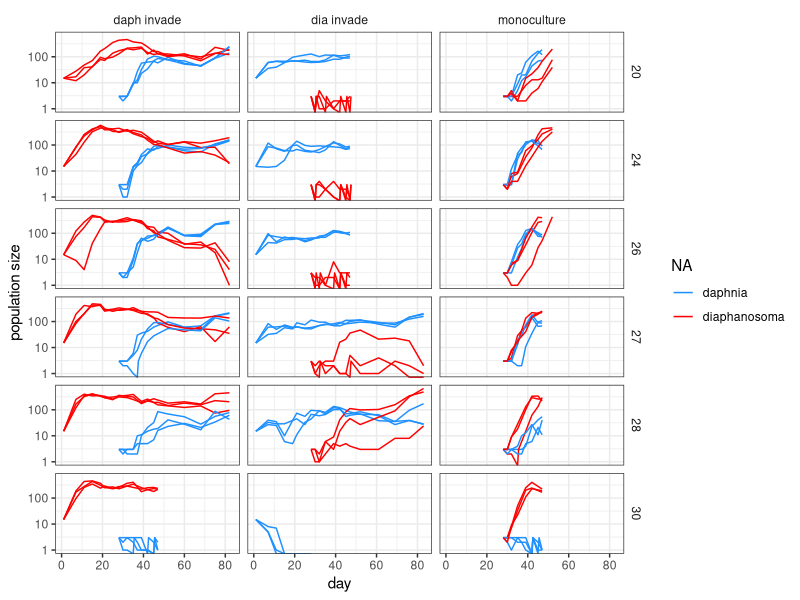
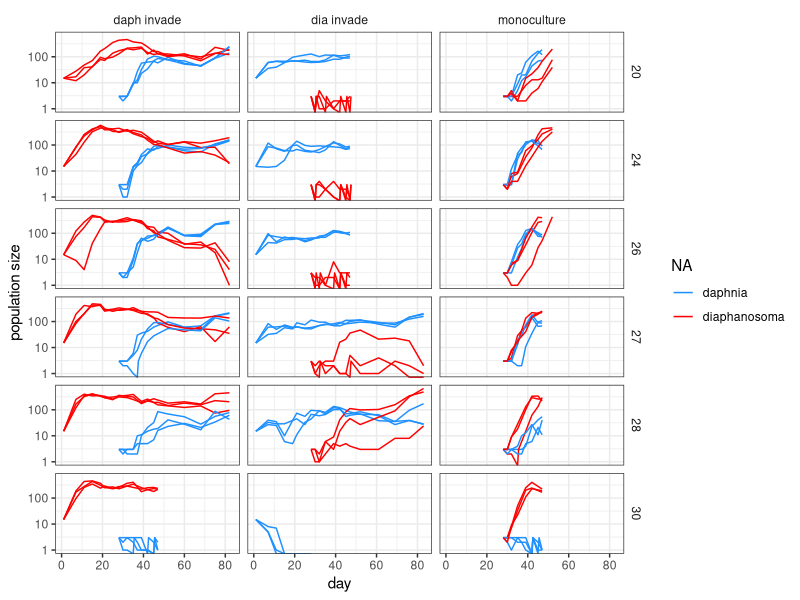

Write the R code that produced these figures, in order. (Note: this script raises an error after producing the figures.)

#=============================================================================
#Load libraries
#=============================================================================
library(tidyverse)
library(nlme)
#=============================================================================
#Load data
#=============================================================================
#Coreen's experiment data
m1=read.csv(file= "mesocosm_experiment_coreen_forbes.csv") 
#m1_inv = m1[1:72,] #Just take the invasion experiments

m1_data_long = m1 %>% 
  gather(key = day, value = N, day1:day83) %>% 
  dplyr::select(-X) %>% 
  mutate(day_n = as.numeric(gsub(x = day, pattern = "[^0-9.-]", replacement = "")))

m1_data_long$replicate.number= factor(m1_data_long$replicate.number)
#=============================================================================
#Plot the data
#=============================================================================
m1_data_long %>% 
  ungroup() %>% 
  filter(!is.na(N)) %>% 
  ggplot(aes(x = day_n, y = N, color = species, group = interaction(species,replicate.number)))+
  geom_line()+
  facet_grid(temperature~invade.mono)+
  scale_y_log10()+
  theme_bw()+
  scale_color_manual(values = c("dodgerblue1", "red1"), name = NA)+
  xlab("day")+
  ylab("population size")+
  theme(strip.background = element_rect(colour=NA, fill=NA))
ggsave("./Downloads/Coreen_plot.pdf", width = 8, height = 10)
Collapse

#=============================================================================
#Collect basic data on number of treatments, species, etc.
#=============================================================================
ntreatments =  length(unique(m1_data_long$temperature))
treats = unique(m1_data_long$mesocosm.ID)
invader = unique(m1_data_long$species)
invasions_per = length(treats)/4 #Treatment entries correponding to each spp 
#=============================================================================
# Use nlme to fit an AR model to each treatment time series. 
# Temporal autocorrelation is treated using corARMA correlation structure. 
# Mesocosm is a random effect. 
# First, loop over both diaphanosoma and daphnia when diaphanasoma is the 
# invader
# Second, loop over both diaphanosoma and daphnia when daphnia is the invader
#=============================================================================

#=============================================================================
# First, loop over both diaphanosoma and daphnia when diaphanasoma is the 
# invader
#=============================================================================

all_models_dia_invade = vector( "list", ntreatments*2) #To store all of the fitted models
model_fit_dia_invade = vector( "list", ntreatments*2) #The predicted IGR based on the fitted LME 

#Loop over both diaphanosoma and daphnia when diaphanasoma is the invader
for (i in 1:2) {  
	#Loop over treatments 
	u_invader = invader[i]

	for (n in 1: (ntreatments)){
		#Since the treatments are regular, set the start/end position of
		#the subset qith:  
		pos1 = (n-1)*2 + n
		pos2 = pos1+2
		u_treats = treats[pos1:pos2]
		index1 = n+(i-1)*ntreatments
		#================================================================================
		#The LME approach: simple but wrong
		#================================================================================
		# #Parse out the subset of 3 mesocosms based on the invader ID and Temp combo
		# mydata = subset(m1_data_long, mesocosm.ID == u_treats &  species == u_invader  )
		# #Use LME to fit an AR(1) model with replicate number as a random effect
		# all_models[n] = list (nlme(N ~ day_n, random= ~ 1|replicate.number, 
		# 	correlation=corARMA(0.2, form=~day_n, p=1, q=0), na.action=na.omit, data=mydata))
		# #Now use the fitted LME to predict the average across all 3 mesocosms
		# model_fit[,n] = predict(all_models[[n]],mydata)
		#================================================================================
		#The NLME approach: better, but complicated
		#================================================================================
		#Parse out the subset of 3 mesocosms based on the invader ID and Temp combo
		mydata = subset(m1_data_long, mesocosm.ID == u_treats &  species == u_invader  )
		#Make this a grouped data set for NLME. This groups by replicate number
        mydata2 = groupedData(N~day_n|replicate.number, data = mydata)
        mydata2 = na.exclude(mydata2) #NLME won't work with NAs 
        #Use NLME to fit an AR(1) model with replicate number as a random effect
        # all_models[n] = list(nlme(N ~ SSasymp(day_n, Asym, R0, lrc),fixed = Asym+R0+lrc~1, 
        # 	random =  Asym ~1, correlation=corARMA(0.2, form=~day_n, p=1, q=0),
        # 	start = c(unlist(getInitial(N ~ SSasymp(day_n, Asym, R0, lrc),data=mydata2) )), 
        # 	data=mydata2))

    	tryCatch( { 

    		all_models_dia_invade[index1] = list(nlme(N ~ SSlogis(day_n, Asym, R0, lrc),fixed = Asym+R0+lrc~1, 
        	random =  Asym ~1, correlation=corARMA(0.2, form=~day_n, p=1, q=0),
        	start = c(unlist(getInitial(N ~ SSlogis(day_n, Asym, R0, lrc),data=mydata2) )), 
        	data=mydata2))

	        #Now use the fitted NLME to predict the average across all 3 mesocosms. 
	        #The "level=0" part of the argument will create a column with the across-
	        #replicate average. I have chosen to subset replicate.number == 4, but they
	        #are all identical.
	        #Each entry is a list object with two components: the days on which observations
	        #were made, and the predicted values on those days.  
	        model_fit1 = NULL
	        model_fit1$days = list(unique(mydata2$day_n))
	        model_fit1$N = list(subset(predict(all_models_dia_invade[[index1]],mydata2,level=0:1),replicate.number==4)$predict.fixed)
	        model_fit_dia_invade[[index1]] = model_fit1
			###A simple plot
			plot((mydata2$day_n),mydata2$N)
			lines( unlist(model_fit_dia_invade[[index1]]$days),unlist(model_fit_dia_invade[[index1]]$N))
		}, error = function(e) {} ) 
	}
}


#=============================================================================
# Second, loop over both diaphanosoma and daphnia when daphnia is the invader
#=============================================================================
all_models_dap_invade = vector( "list", ntreatments*2) #To store all of the fitted models
model_fit_dap_invade = vector( "list", ntreatments*2) #The predicted IGR based on the fitted LME 

#Loop over both diaphanosoma and daphnia when daphnia is the invader
for (i in 1:2) {  
	#Loop over treatments 
	u_invader = invader[i]

	for (n in 1: (ntreatments)){
		#Since the treatments are regular, set the start/end position of
		#the subset qith:  
		pos1 = (n-1)*2 + n+invasions_per
		pos2 = pos1+2
		u_treats = treats[pos1:pos2]
		index1 = n+(i-1)*ntreatments
		#================================================================================
		#The LME approach: simple but wrong
		#================================================================================
		# #Parse out the subset of 3 mesocosms based on the invader ID and Temp combo
		# mydata = subset(m1_data_long, mesocosm.ID == u_treats &  species == u_invader  )
		# #Use LME to fit an AR(1) model with replicate number as a random effect
		# all_models[n] = list (nlme(N ~ day_n, random= ~ 1|replicate.number, 
		# 	correlation=corARMA(0.2, form=~day_n, p=1, q=0), na.action=na.omit, data=mydata))
		# #Now use the fitted LME to predict the average across all 3 mesocosms
		# model_fit[,n] = predict(all_models[[n]],mydata)
		#================================================================================
		#The NLME approach: better, but complicated
		#================================================================================
		#Parse out the subset of 3 mesocosms based on the invader ID and Temp combo
		mydata = subset(m1_data_long, mesocosm.ID == u_treats &  species == u_invader  )
		#Make this a grouped data set for NLME. This groups by replicate number
        mydata2 = groupedData(N~day_n|replicate.number, data = mydata)
        mydata2 = na.exclude(mydata2) #NLME won't work with NAs 
        #Use NLME to fit an AR(1) model with replicate number as a random effect
        # all_models[n] = list(nlme(N ~ SSasymp(day_n, Asym, R0, lrc),fixed = Asym+R0+lrc~1, 
        # 	random =  Asym ~1, correlation=corARMA(0.2, form=~day_n, p=1, q=0),
        # 	start = c(unlist(getInitial(N ~ SSasymp(day_n, Asym, R0, lrc),data=mydata2) )), 
        # 	data=mydata2))

    	tryCatch( { 

    		all_models_dap_invade[index1] = list(nlme(N ~ SSlogis(day_n, Asym, R0, lrc),fixed = Asym+R0+lrc~1, 
        	random =  Asym ~1, correlation=corARMA(0.2, form=~day_n, p=1, q=0),
        	start = c(unlist(getInitial(N ~ SSlogis(day_n, Asym, R0, lrc),data=mydata2) )), 
        	data=mydata2))

	        #Now use the fitted NLME to predict the average across all 3 mesocosms. 
	        #The "level=0" part of the argument will create a column with the across-
	        #replicate average. I have chosen to subset replicate.number == 4, but they
	        #are all identical.
	        #Each entry is a list object with two components: the days on which observations
	        #were made, and the predicted values on those days.  
	        model_fit1 = NULL
	        model_fit1$days = list(unique(mydata2$day_n))
	        model_fit1$N = list(subset(predict(all_models_dap_invade[[index1]],mydata2,level=0:1),replicate.number==4)$predict.fixed)
	        model_fit_dap_invade[[index1]] = model_fit1
			###A simple plot
			plot((mydata2$day_n),mydata2$N)
			lines( unlist(model_fit_dap_invade[[index1]]$days),unlist(model_fit_dap_invade[[index1]]$N))
		}, error = function(e) {} ) 
	}
}